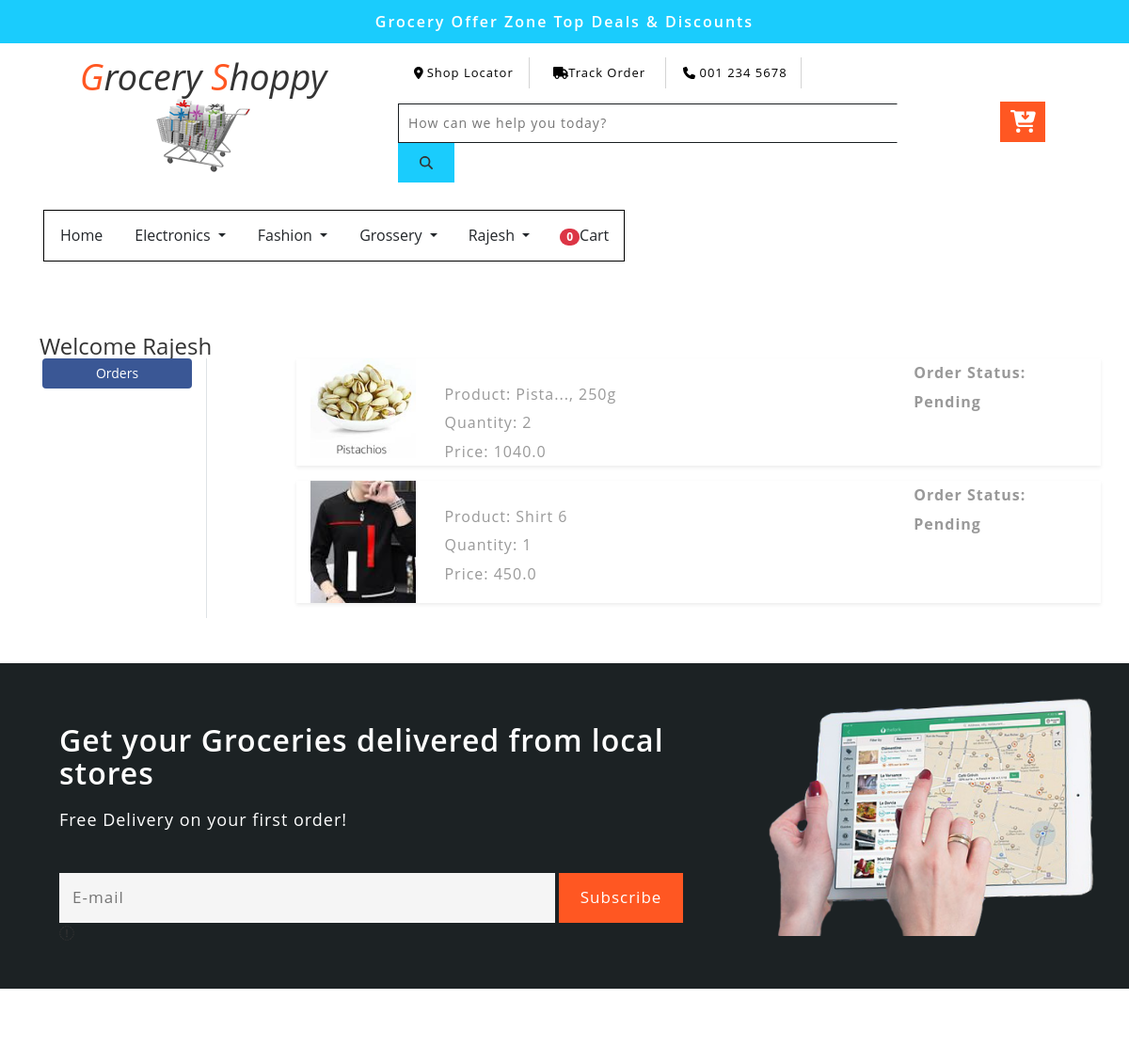
The app's page /orders/ (signed in, upper part), older data.
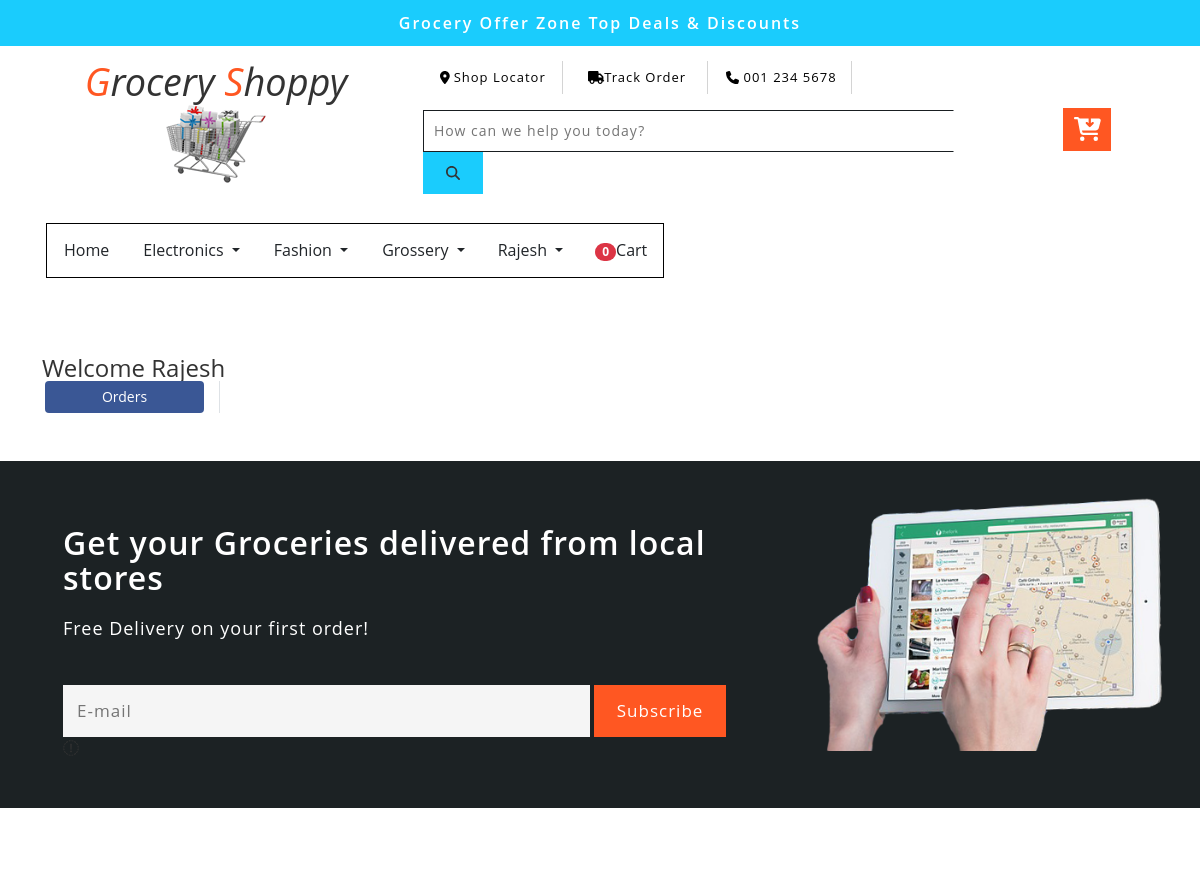
The same page, newer data.
### app/models.py (models this page shows, shortened)
class OrderPlaced(models.Model):
    user = models.ForeignKey(User, on_delete=models.CASCADE)
    customer = models.ForeignKey(Customer, on_delete=models.CASCADE,blank=True, null=True)
    product = models.ForeignKey(Product, on_delete=models.CASCADE, blank=True, null=True)
    quantity = models.PositiveIntegerField(default=1, blank=True, null=True)
    order_date =models.DateTimeField(auto_now_add=True, blank=True, null=True)
    status= models.CharField(max_length=50,choices=STATUS_CHOICES, default='Pending', blank=True, null=True)
    @property
    def total_cost(self):
        return self.quantity * self.product.discounted_price

class Product(models.Model):
    title=models.CharField(max_length=100)
    selling_price=models.FloatField()
    discounted_price=models.FloatField()
    description=models.TextField()
    brand=models.CharField(max_length=100)
    category=models.CharField(choices=CATEGORY_CHOICES, max_length=2)
    product_image=models.ImageField(upload_to="product_img")
    specifications = models.TextField(null=True, blank=True)

### app/views.py (the view)
# urls.py: path('orders/', views.orders, name='orders'),
def orders(request):
    totalitem = 0
    if request.user.is_authenticated:
        totalitem = len(Cart.objects.filter(user=request.user))
    op = OrderPlaced.objects.filter(user=request.user)
    return render(request, 'app/orders.html', {'order_placed':op, 'totalitem':totalitem})

### app/templates/app/orders.html (shortened to what this page needs)
{% extends 'app/base.html' %}
{% load static %}
{% block main-content %}
<div class="container my-5">
 <div class="row">
 <h3>Welcome {{request.user|capfirst}}</h3>
  <div class="col-sm-2 border-end">
   <ul class="list-unstyled">
    <li class="d-grid"><a href="{% url 'orders' %}" class="btn btn-primary">Orders</a></li>
   </ul>
  </div>
  <div class="col-sm-9 offset-sm-1">
    {% for op in order_placed %}
   <div class="row shadow-sm mb-3">
    <div class="col-sm-2">
        <img src="{{op.product.product_image.url}}" alt="" srcset="" class="img-fluid" height="150" width="150">
    </div>
    <div class="col-sm-7">
        <p>Product: {{op.product.title}}</p>
        <p>Quantity: {{op.quantity}}</p>
        <p>Price: {{op.total_cost}}</p>
    </div>
    <div class="col-sm-3 fw-bold">
        <p>Order Status: {{op.status}}</p>
    </div>
   </div>
   {% endfor %}
  </div>
 </div>
</div>
{% endblock main-content %}

Row changes from the older to the newer data that the page shows:
removed OrderPlaced: product.product_image (picture), product "Pista..., 250g", quantity "2", total_cost "1040.0", status "Pending"
removed OrderPlaced: product.product_image (picture), product "Shirt 6", quantity "1", total_cost "450.0", status "Pending"
